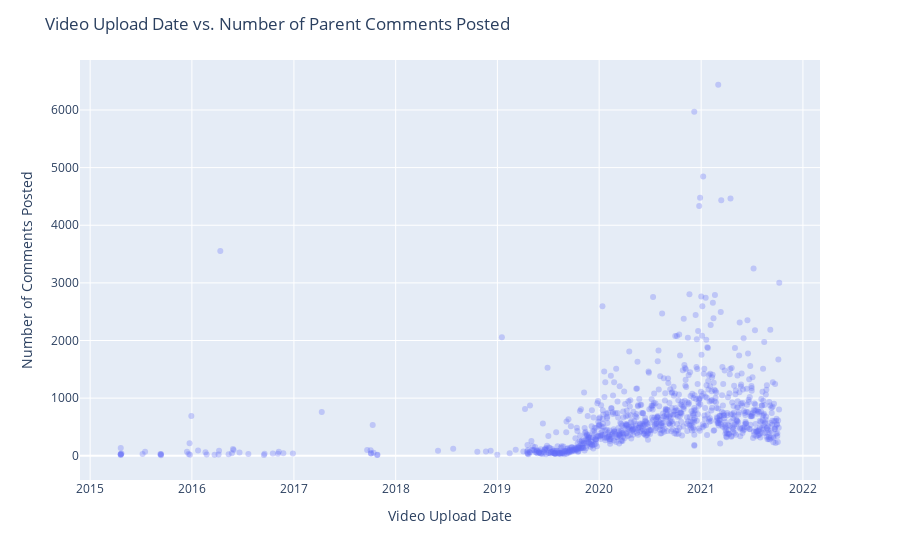

Notebook code cell kept with this figure:
### Markdown cell above
## Engagement by Time

The last piece of analysis I would like to do in this notebook is to view how many comments each video got by time uploaded.  As a YouTube channel grows, I'd imagine the amount of comments should grow with it and this visualization is just to gain perspective on what has and hasn't gotten several comments.

Looking at the graph, after mid 2019 where this YouTube channel started posting videos at a much higher frequency, the numner of comments also started to rise.  Also, interestingly, the variance has gone up significantly with more recent videos gaining up to over 6400 comments.  There is a small dip after mid 2021, though I'm not familiar enough with the domain to know if this is normal and will balance out after the videos have more time to collect comments or if 99% of all comments come in the first week a video is posted.

### Code cell
dff = df.groupby(['uploadTime','title']).comments.count().reset_index()
dff['uploadTime'] = pd.to_datetime(dff['uploadTime'])

ax = px.scatter(data_frame=dff,
                x = 'uploadTime',
                y = 'comments',
                hover_name='title',
                opacity = 0.3)

ax.update_layout(
    title = 'Video Upload Date vs. Number of Parent Comments Posted',
    xaxis_title = 'Video Upload Date',
    yaxis_title = 'Number of Comments Posted'
)

### Figure 1 — Plotly figure (JSON) as saved in the notebook; plotly's stock layout.template omitted (floating-point values rounded to 4 significant figures; data arrays with more than 128 entries replaced by an {"elided": "..."} marker saying what was removed)
{"data": [{"hovertemplate": "<b>%{hovertext}</b><br><br>uploadTime=%{x}<br>comments=%{y}<extra></extra>", "hovertext": {"elided": "916 str values"}, "legendgroup": "", "marker": {"color": "#636efa", "opacity": 0.3, "symbol": "circle"}, "mode": "markers", "name": "", "orientation": "v", "showlegend": false, "type": "scatter", "x": {"elided": "916 str values"}, "xaxis": "x", "y": {"elided": "916 int values"}, "yaxis": "y"}], "layout": {"legend": {"tracegroupgap": 0}, "margin": {"t": 60}, "title": {"text": "Video Upload Date vs. Number of Parent Comments Posted"}, "xaxis": {"anchor": "y", "domain": [0, 1], "title": {"text": "Video Upload Date"}}, "yaxis": {"anchor": "x", "domain": [0, 1], "title": {"text": "Number of Comments Posted"}}}}
